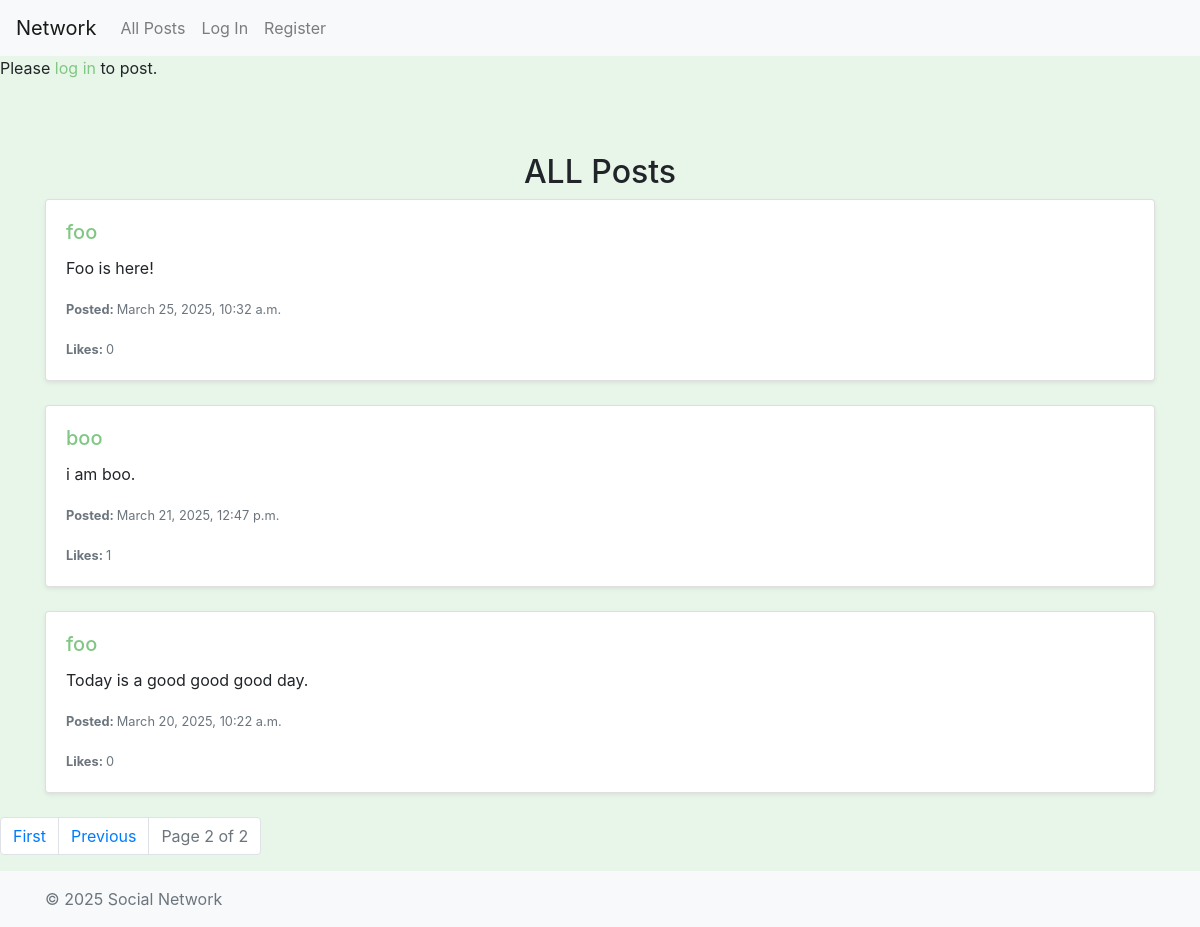
Screenshot of /?page=2 with the database file from the repository.
### network/models.py (models this page shows, shortened)
class Post(models.Model):
    author = models.ForeignKey(User, on_delete=models.CASCADE, related_name="posts")
    content = models.TextField()
    created_at = models.DateTimeField(auto_now_add=True)

class User(AbstractUser):
    pass

### network/views.py (the view)
# urls.py: path("", views.index, name="index"),
def index(request):
    if request.method == "POST":
        content = request.POST.get("post")
        if content:
            post = Post(author=request.user, content=content)
            post.save()
        return redirect("index")
    posts = Post.objects.annotate(likes_count=Count('like')).order_by("-created_at")
    paginator = Paginator(posts, 10)
    page_number = request.GET.get('page')
    page_obj = paginator.get_page(page_number)
    return render(request, "network/index.html", {'page_obj': page_obj})

### network/templates/network/index.html (shortened to what this page needs)
{% extends "network/layout.html" %}
{% block body %}
    {% if user.is_authenticated %}
    <div class="container" style="max-width: 600px; margin-top: 10px;">
    <form method="POST">
        <div class="form-group">
            {% csrf_token %}
            <textarea class="form-control" name="post" id="post" rows="3" placeholder="What's on your mind?"></textarea>
        </div>
        <button class="btn btn-secondary" type="submit">Post</button>
    </form>
    {% else %}
    <p>Please <a href="{% url 'login' %}">log in</a> to post.</p>
    {% endif %}
   </div>
    <br>
    <h2 class="text-center">ALL Posts</h2>
    <div class="container">
        <div class="row justify-content-center">
          {% for post in page_obj %}
        <div class="col-12 mb-4">
            <div class="card shadow-sm">
                <div class="card-body">
                <h5 class="card-title"><a href="{% url 'profile' post.author.username %}">{{ post.author.username }}</a></h5>
                <p class="card-text" id="post-content-{{ post.id }}">{{ post.content }}</p>
                <p class="card-text"><small class="text-muted"><b>Posted: </b>{{ post.created_at }}</small></p>
                <p class="card-text"><small id="like-count-{{ post.id }}" class="text-muted"><b>Likes: </b>{{ post.likes_count }}</small></p>
                </div>
            </div>
        </div>
    {% endfor %}
</div>
</div>
    <nav aria-label="Page navigation">
        <ul class="pagination">
            {% if page_obj.has_previous %}
                <li class="page-item">
                    <a class="page-link" href="?page=1">First</a>
                </li>
                <li class="page-item">
                    <a class="page-link" href="?page={{ page_obj.previous_page_number }}">Previous</a>
                </li>
            {% endif %}
            <li class="page-item disabled">
                <a class="page-link">Page {{ page_obj.number }} of {{ page_obj.paginator.num_pages }}</a>
            </li>
        </ul>
    </nav>
{% endblock %}

### network/static/network/styles.css (style rules this page uses)
body { background: #e8f5e9; }
a { color: #81c784; text-decoration: none; }

### rows the page displays
Post: author.username "foo", content "Foo is here!", created_at "March 25, 2025, 10:32 a.m.", likes_count "0"
Post: author.username "boo", content "i am boo.", created_at "March 21, 2025, 12:47 p.m.", likes_count "1"
Post: author.username "foo", content "Today is a good good good day.", created_at "March 20, 2025, 10:22 a.m.", likes_count "0"

### other values shown
{{ page_obj.number }} "2"
{{ page_obj.paginator.num_pages }} "2"
